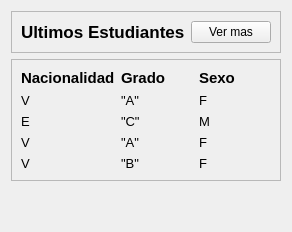
                        <widget class="QWidget" name="widget_8" native="true">
                         <layout class="QVBoxLayout" name="verticalLayout_34">
                          <item alignment="Qt::AlignTop">
                           <widget class="QFrame" name="frame_25">
                            <property name="frameShape">
                             <enum>QFrame::StyledPanel</enum>
                            </property>
                            <property name="frameShadow">
                             <enum>QFrame::Raised</enum>
                            </property>
                            <layout class="QHBoxLayout" name="horizontalLayout_27">
                             <item alignment="Qt::AlignLeft">
                              <widget class="QLabel" name="label_54">
                               <property name="font">
                                <font>
                                 <pointsize>13</pointsize>
                                 <weight>75</weight>
                                 <bold>true</bold>
                                </font>
                               </property>
                               <property name="text">
                                <string>Ultimos Estudiantes</string>
                               </property>
                              </widget>
                             </item>
                             <item alignment="Qt::AlignRight">
                              <widget class="QPushButton" name="masVer">
                               <property name="minimumSize">
                                <size>
                                 <width>75</width>
                                 <height>0</height>
                                </size>
                               </property>
                               <property name="text">
                                <string>Ver mas</string>
                               </property>
                               <property name="icon">
                                <iconset resource="../../../../Desktop/Proyecto Andres Bello/Aplicacion V2.1-AndresBello/Qss/icons/_icons.qrc">
                                 <normaloff>:/font_awesome_solid/icons/font_awesome/solid/arrow-right.png</normaloff>:/font_awesome_solid/icons/font_awesome/solid/arrow-right.png</iconset>
                               </property>
                               <property name="iconSize">
                                <size>
                                 <width>24</width>
                                 <height>24</height>
                                </size>
                               </property>
                              </widget>
                             </item>
                            </layout>
                           </widget>
                          </item>
                          <item>
                           <widget class="QFrame" name="frame_26">
                            <property name="frameShape">
                             <enum>QFrame::StyledPanel</enum>
                            </property>
                            <property name="frameShadow">
                             <enum>QFrame::Raised</enum>
                            </property>
                            <layout class="QGridLayout" name="gridLayout_6">
                             <item row="0" column="1">
                              <widget class="QLabel" name="label_56">
                               <property name="font">
                                <font>
                                 <pointsize>11</pointsize>
                                 <weight>75</weight>
                                 <bold>true</bold>
                                </font>
                               </property>
                               <property name="text">
                                <string>Grado</string>
                               </property>
                              </widget>
                             </item>
                             <item row="0" column="2">
                              <widget class="QLabel" name="label_57">
                               <property name="font">
                                <font>
                                 <pointsize>11</pointsize>
                                 <weight>75</weight>
                                 <bold>true</bold>
                                </font>
                               </property>
                               <property name="text">
                                <string>Sexo</string>
                               </property>
                              </widget>
                             </item>
                             <item row="0" column="0">
                              <widget class="QLabel" name="label_55">
                               <property name="font">
                                <font>
                                 <pointsize>11</pointsize>
                                 <weight>75</weight>
                                 <bold>true</bold>
                                </font>
                               </property>
                               <property name="text">
                                <string>Nacionalidad</string>
                               </property>
                              </widget>
                             </item>
                             <item row="1" column="0">
                              <widget class="QLabel" name="label_58">
                               <property name="font">
                                <font>
                                 <pointsize>10</pointsize>
                                </font>
                               </property>
                               <property name="text">
                                <string>V</string>
                               </property>
                              </widget>
                             </item>
                             <item row="1" column="2">
                              <widget class="QLabel" name="label_60">
                               <property name="font">
                                <font>
                                 <pointsize>10</pointsize>
                                </font>
                               </property>
                               <property name="text">
                                <string>F</string>
                               </property>
                              </widget>
                             </item>
                             <item row="1" column="1">
                              <widget class="QLabel" name="label_59">
                               <property name="font">
                                <font>
                                 <pointsize>10</pointsize>
                                </font>
                               </property>
                               <property name="text">
                                <string>"A"</string>
                               </property>
                              </widget>
                             </item>
                             <item row="2" column="1">
                              <widget class="QLabel" name="label_62">
                               <property name="font">
                                <font>
                                 <pointsize>10</pointsize>
                                </font>
                               </property>
                               <property name="text">
                                <string>"C"</string>
                               </property>
                              </widget>
                             </item>
                             <item row="3" column="1">
                              <widget class="QLabel" name="label_65">
                               <property name="font">
                                <font>
                                 <pointsize>10</pointsize>
                                </font>
                               </property>
                               <property name="text">
                                <string>"A"</string>
                               </property>
                              </widget>
                             </item>
                             <item row="3" column="0">
                              <widget class="QLabel" name="label_64">
                               <property name="font">
                                <font>
                                 <pointsize>10</pointsize>
                                </font>
                               </property>
                               <property name="text">
                                <string>V</string>
                               </property>
                              </widget>
                             </item>
                             <item row="3" column="2">
                              <widget class="QLabel" name="label_66">
                               <property name="font">
                                <font>
                                 <pointsize>10</pointsize>
                                </font>
                               </property>
                               <property name="text">
                                <string>F</string>
                               </property>
                              </widget>
                             </item>
                             <item row="2" column="2">
                              <widget class="QLabel" name="label_63">
                               <property name="font">
                                <font>
                                 <pointsize>10</pointsize>
                                </font>
                               </property>
                               <property name="text">
                                <string>M</string>
                               </property>
                              </widget>
                             </item>
                             <item row="2" column="0">
                              <widget class="QLabel" name="label_61">
                               <property name="font">
                                <font>
                                 <pointsize>10</pointsize>
                                </font>
                               </property>
                               <property name="text">
                                <string>E</string>
                               </property>
                              </widget>
                             </item>
                             <item row="4" column="0">
                              <widget class="QLabel" name="label_67">
                               <property name="font">
                                <font>
                                 <pointsize>10</pointsize>
                                </font>
                               </property>
                               <property name="text">
                                <string>V</string>
                               </property>
                              </widget>
                             </item>
                             <item row="4" column="1">
                              <widget class="QLabel" name="label_68">
                               <property name="font">
                                <font>
                                 <pointsize>10</pointsize>
                                </font>
                               </property>
                               <property name="text">
                                <string>"B"</string>
                               </property>
                              </widget>
                             </item>
                             <item row="4" column="2">
                              <widget class="QLabel" name="label_69">
                               <property name="font">
                                <font>
                                 <pointsize>10</pointsize>
                                </font>
                               </property>
                               <property name="text">
                                <string>F</string>
                               </property>
                              </widget>
                             </item>
                            </layout>
                           </widget>
                          </item>
                          <item>
                           <spacer name="verticalSpacer_2">
                            <property name="orientation">
                             <enum>Qt::Vertical</enum>
                            </property>
                            <property name="sizeHint" stdset="0">
                             <size>
                              <width>20</width>
                              <height>40</height>
                             </size>
                            </property>
                           </spacer>
                          </item>
                         </layout>
                        </widget>
